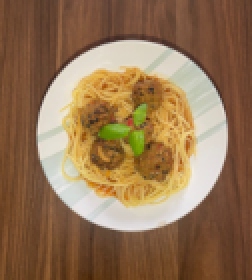
#> input picture assets/img/almondegas-126px.webp, 126 x 140 px, given in place of quiche.webp, which was not available (shown 2 times larger)
$ python resize-images.py
#> lines starting #> are read from the running program, lines starting #| are printed output that depends on the picture; pictures that were not available may be replaced by others from this repository, and a replacement may not be noted
import cv2
import numpy as np
from PIL import Image
from pillow_heif import register_heif_opener
import os

def scale_image(image, target_size):
    """
    Scale the image to the target size while maintaining the aspect ratio.
    """
    return image.resize(target_size, Image.Resampling.LANCZOS)

def main(img):
#> called with img = 'quiche'
    try:
        image = Image.open(f"assets/img/{img}.webp")
#> image is the input picture: PIL image 126x140 RGB; mean R, G, B 146.6, 114.8, 82.6
    except FileNotFoundError:
        raise ValueError(f"Image path not found: {img}")
    scaled_image_150 = scale_image(image, (150, 167))
#> in scale_image, `return image.resize(target_size, Image.Resampling.LANCZOS)`:
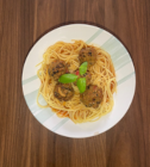
#> returned value: PIL image 150x167 RGB; mean R, G, B 146.6, 114.8, 82.6
    scaled_image_150.save(f"assets/img/{img}-150px.webp", quality=100)
    scaled_image_180 = scale_image(image, (180, 200))
#> call 2 of scale_image, with target_size = (180, 200)
#> in scale_image (call 2), `return image.resize(target_size, Image.Resampling.LANCZOS)`:
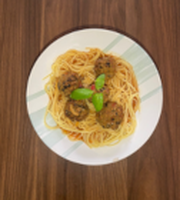
#> returned value: PIL image 180x200 RGB; mean R, G, B 146.6, 114.8, 82.6
    scaled_image_180.save(f"assets/img/{img}-180px.webp", quality=100)

main("quiche")
main("quiche-fatia")
#> call 2 of main, with img = 'quiche-fatia'
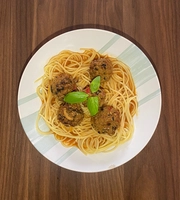
#> input picture assets/img/almondegas-180px.webp, 180 x 200 px, given in place of quiche-fatia.webp, which was not available
#> in main, image is the input picture: PIL image 180x200 RGB; mean R, G, B 150, 118.3, 84.8
#> call 3 of scale_image, with target_size = (150, 167)
#> in scale_image (call 3), `return image.resize(target_size, Image.Resampling.LANCZOS)`:
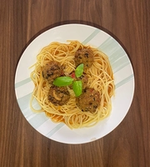
#> returned value: PIL image 150x167 RGB; mean R, G, B 150, 118.3, 84.8
